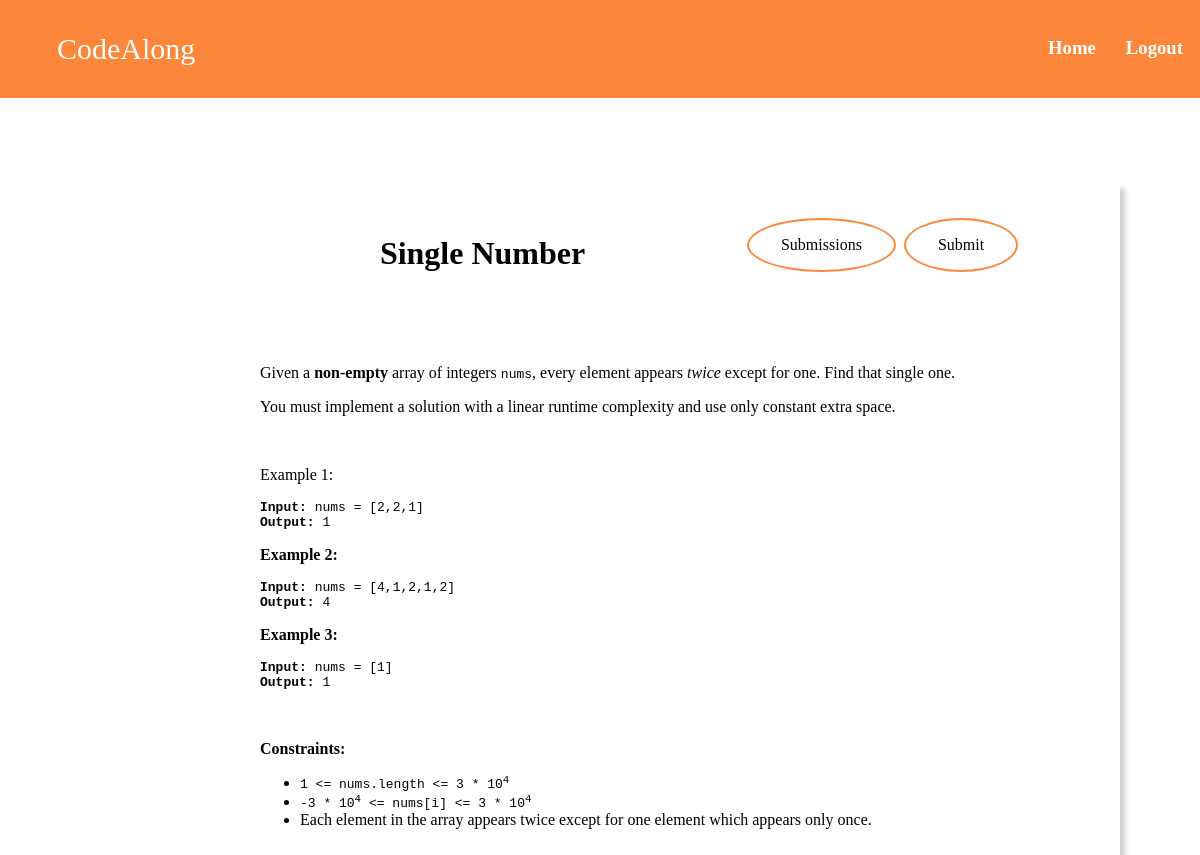
Screenshot of /problem/5 (signed in) with the database file from the repository.
### OJ/models.py (models this page shows, shortened)
class Problem(models.Model):
    class Meta:
        ordering = ['-date_created']
    title = models.CharField(max_length=300)
    description = FroalaField()
    status = models.CharField(max_length=10, default='Unsolved',validators=[check,])
    difficulty = models.CharField(max_length=10, default='Easy')
    time_limit = models.IntegerField(default=1)
    memory_limit = models.IntegerField(default=128)
    score = models.FloatField(default=0, validators=[score_check])
    date_created = models.DateTimeField(auto_now_add=True)
    date_modified = models.DateTimeField(auto_now=True)

### OJ/views.py (the view)
# urls.py: path('problem/<int:id>',views.problem_view,name = 'problem_view'),
@login_required(login_url='login')
def problem_view(request,id):
    data = Problem.objects.get(id=id)
    return render(request,'problem_view.html',{'data':data,'User':User})

### OJ/templates/problem_view.html
{% extends 'main.html' %} {% block content%}
<div class="nav">
    <ul class='left'>
        <li>CodeAlong</li>
    </ul>
    <ul class="right">
        <li>
            <a href='{% url "home"%}'>
                <h3>Home</h3>
            </a>
        </li>
        <li>
            <a href='{% url "logout"%}'>
                <h3>Logout</h3>
            </a>
        </li>
    </ul>
</div>
<div class="Question-view">
    <div class="Question-title">
        <ul>
            <li>
                <h1>{{data.title}}</h1><br><br><br>
            </li>
            <li>
                <a href="{% url 'submissions' data.id %}" class='button button1'>Submissions</a>
                <a href="{% url 'ide' data.id%}" class='button button1'>Submit
                </a>
            </li>
        </ul>
    </div>
    <div class="Question-content">
        <p>{{data.description|safe}}</p>
    </div>
</div>
{%endblock%}

### OJ/static/main.css (style rules this page uses)
body { margin: 0; }
.button { background-color: #fc873a; border: none; color: white; padding: 16px 32px; text-align: center; text-decoration: none; display: inline-block; font-size: 16px; margin: 4px 2px; transition-duration: 0.4s; cursor: pointer; border-radius: 50%; }
.button1 { background-color: white; color: black; border: 2px solid #fc873a; }
.nav { background-color: #fc873a; color: #fff; display: flex; justify-content: space-between; align-items: left; padding: 2px; margin-top: 0; }
.nav .left { font-size: 30px; }
.nav ul { display: flex; justify-content: space-between; list-style: none; }
.nav ul li { padding: 0 15px; }
a { text-decoration: none; color: #fff; }
.Question-view { justify-content: center; margin-top: 5rem; margin-left: 15rem; margin-right: 15rem; width: 70%; box-shadow: 5px 10px 5px #d1cfcf; padding: 20px; }
.left { align-items: left }
.right { align-items: right }
.Question-title ul { display: flex; justify-content: space-around; list-style-type: none; }
.Question-title ul li { padding: 0 15px; }

### rows the page displays
Problem: title "Single Number", description "Given a non-empty array of integers nums , every element appears twice except for one. Find that single one. You must implement a solution with a linear runtime complexity and use only constant extra space. Example 1: Input: nums = [2,2,1] Output: 1 Example 2: Input: nums = [4,1,2,1,2] Output: 4 Example 3: Input: nums = [1] Output: 1 Constraints: 1 <= nums.length <= 3 * 10 4 -3 * 10 4 <= nums[i] <= 3 * 10 4 Each element in the array appears twice except for one element which appears only once."
